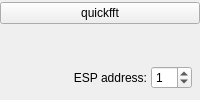
        <widget class="QWidget" name="tab_2">
         <property name="maximumSize">
          <size>
           <width>16777215</width>
           <height>200</height>
          </size>
         </property>
         <attribute name="title">
          <string>other stuff</string>
         </attribute>
         <layout class="QVBoxLayout" name="verticalLayout_18">
          <property name="spacing">
           <number>0</number>
          </property>
          <property name="leftMargin">
           <number>0</number>
          </property>
          <property name="topMargin">
           <number>0</number>
          </property>
          <property name="rightMargin">
           <number>0</number>
          </property>
          <property name="bottomMargin">
           <number>0</number>
          </property>
          <item>
           <layout class="QVBoxLayout" name="verticalLayout_15">
            <property name="spacing">
             <number>4</number>
            </property>
            <property name="leftMargin">
             <number>0</number>
            </property>
            <property name="topMargin">
             <number>0</number>
            </property>
            <property name="rightMargin">
             <number>0</number>
            </property>
            <property name="bottomMargin">
             <number>0</number>
            </property>
            <item>
             <widget class="QPushButton" name="PB_quickFFT">
              <property name="text">
               <string>quickfft</string>
              </property>
             </widget>
            </item>
            <item>
             <layout class="QHBoxLayout" name="horizontalLayout_31">
              <property name="spacing">
               <number>4</number>
              </property>
              <property name="leftMargin">
               <number>4</number>
              </property>
              <property name="topMargin">
               <number>4</number>
              </property>
              <property name="rightMargin">
               <number>4</number>
              </property>
              <property name="bottomMargin">
               <number>4</number>
              </property>
              <item>
               <spacer name="horizontalSpacer_2">
                <property name="orientation">
                 <enum>Qt::Horizontal</enum>
                </property>
                <property name="sizeHint" stdset="0">
                 <size>
                  <width>40</width>
                  <height>20</height>
                 </size>
                </property>
               </spacer>
              </item>
             </layout>
            </item>
            <item>
             <layout class="QVBoxLayout" name="verticalLayout_6">
              <property name="spacing">
               <number>4</number>
              </property>
              <property name="leftMargin">
               <number>4</number>
              </property>
              <property name="topMargin">
               <number>4</number>
              </property>
              <property name="rightMargin">
               <number>4</number>
              </property>
              <property name="bottomMargin">
               <number>4</number>
              </property>
              <item>
               <layout class="QHBoxLayout" name="horizontalLayout_3">
                <property name="spacing">
                 <number>4</number>
                </property>
                <property name="leftMargin">
                 <number>4</number>
                </property>
                <property name="topMargin">
                 <number>4</number>
                </property>
                <property name="rightMargin">
                 <number>4</number>
                </property>
                <property name="bottomMargin">
                 <number>4</number>
                </property>
                <item>
                 <spacer name="horizontalSpacer_3">
                  <property name="orientation">
                   <enum>Qt::Horizontal</enum>
                  </property>
                  <property name="sizeHint" stdset="0">
                   <size>
                    <width>40</width>
                    <height>20</height>
                   </size>
                  </property>
                 </spacer>
                </item>
                <item>
                 <widget class="QLabel" name="label_6">
                  <property name="text">
                   <string>ESP address:</string>
                  </property>
                  <property name="alignment">
                   <set>Qt::AlignRight|Qt::AlignTrailing|Qt::AlignVCenter</set>
                  </property>
                 </widget>
                </item>
                <item>
                 <widget class="QSpinBox" name="SP_ESPaddress">
                  <property name="value">
                   <number>1</number>
                  </property>
                 </widget>
                </item>
               </layout>
              </item>
             </layout>
            </item>
           </layout>
          </item>
         </layout>
        </widget>
